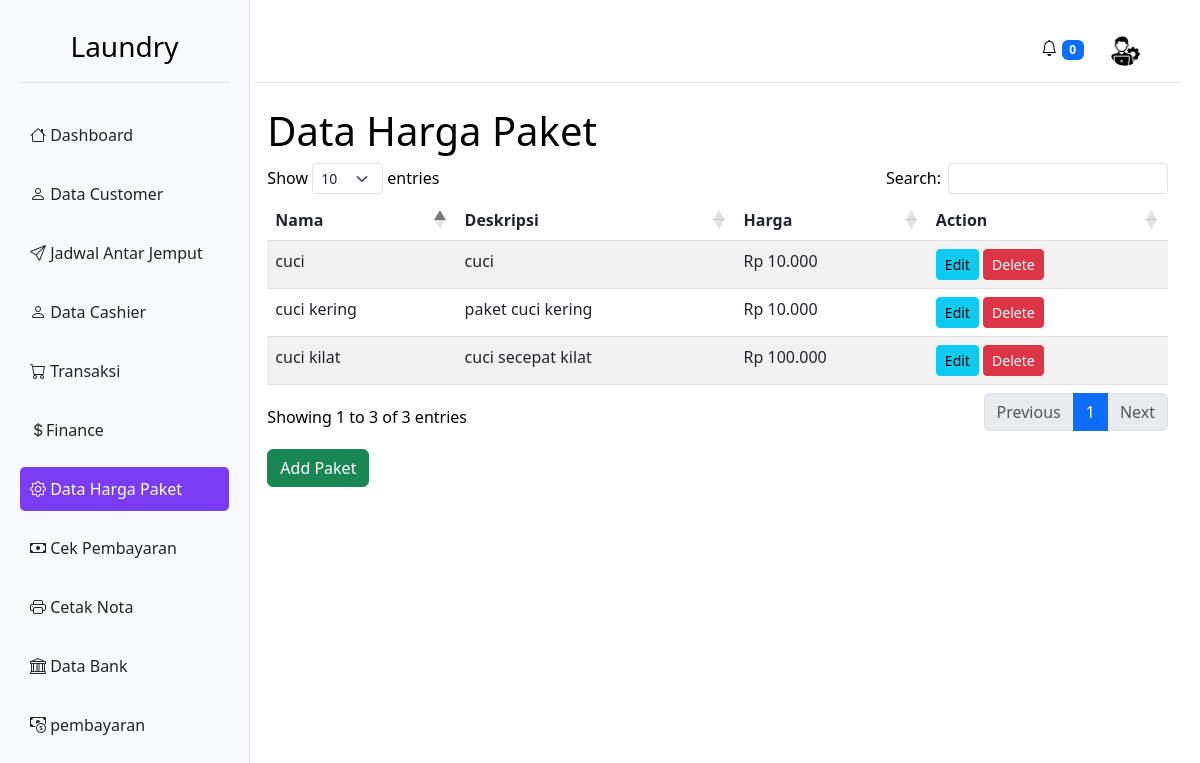
/admin/management_package.php (signed in), run on the app's committed database.
### tables this page shows
CREATE TABLE `paket_laundry` (
  `id` int(11) NOT NULL,
  `nama` varchar(100) DEFAULT NULL,
  `deskripsi` text DEFAULT NULL,
  `harga` decimal(10,2) DEFAULT NULL,
  `created_at` timestamp NULL DEFAULT current_timestamp(),
  `updated_at` timestamp NULL DEFAULT current_timestamp() ON UPDATE current_timestamp()
);

### admin/management_package.php (the view, shortened to what this page needs)
<?php
include 'database.php';
function fetchPackagesFromDatabase($pdo) {
    $stmt = $pdo->query("SELECT * FROM paket_laundry");
    return $stmt->fetchAll(PDO::FETCH_ASSOC);
}
$packages = fetchPackagesFromDatabase($pdo);
?>
<!DOCTYPE html>
<html lang="en">
<head>
    <link href="https://cdn.jsdelivr.net/npm/bootstrap@5.3.0-alpha1/dist/css/bootstrap.min.css" rel="stylesheet">
    <link href="https://cdn.datatables.net/1.11.5/css/dataTables.bootstrap5.min.css" rel="stylesheet">
</head>
<body>
<?php include 'sidebar_admin.php'; ?>
<div class="container mt-4">
    <h1>Data Harga Paket</h1>
    <div class="table-responsive">
        <table id="packageTable" class="table table-striped">
            <thead>
                <tr>
                    <th>Nama</th>
                    <th>Deskripsi</th>
                    <th>Harga</th>
                    <th>Action</th>
                </tr>
            </thead>
            <tbody>
                <?php foreach ($packages as $package): ?>
                    <tr>
                        <td><?= htmlspecialchars($package['nama']); ?></td>
                        <td><?= htmlspecialchars($package['deskripsi']); ?></td>
                        <td>Rp <?= htmlspecialchars(number_format($package['harga'], 0, ',', '.')); ?></td>
                        <td>
                            <button class="btn btn-info btn-sm edit-package-btn"
                                    data-id="<?= $package['id']; ?>"
                                    data-name="<?= htmlspecialchars($package['nama']); ?>"
                                    data-description="<?= htmlspecialchars($package['deskripsi']); ?>"
                                    data-price="<?= $package['harga']; ?>">Edit</button>
                            <button class="btn btn-danger btn-sm delete-package-btn" data-id="<?= $package['id']; ?>">Delete</button>
                        </td>
                    </tr>
                <?php endforeach; ?>
            </tbody>
        </table>
    </div>
    <button class="btn btn-success mt-3" data-bs-toggle="modal" data-bs-target="#packageModal">Add Paket</button>
</div>
</body>
</html>

### data on the page
paket_laundry: nama "cuci kering", deskripsi "paket cuci kering", harga "10.000"
paket_laundry: nama "cuci", deskripsi "cuci", harga "10.000"
paket_laundry: nama "cuci kilat", deskripsi "cuci secepat kilat", harga "100.000"
